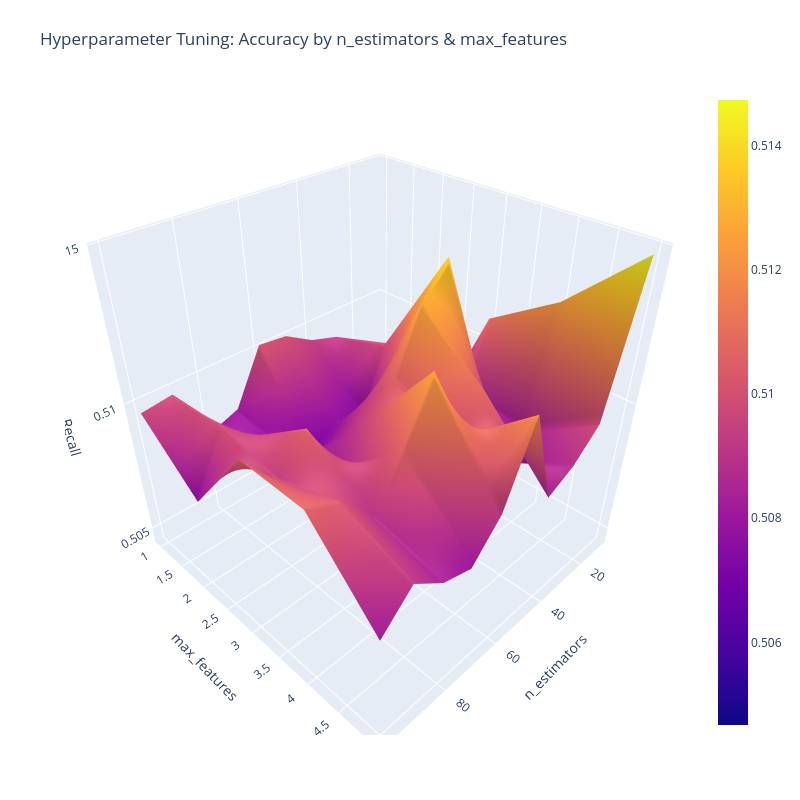

The code cell stored with this chart in its notebook:
### Code cell
import plotly.graph_objects as go

# x = n_estimators (columns)
# y = max_features (rows)
# z = Recall

fig = go.Figure(data=[go.Surface(z=z, x=x, y=y)])

fig.update_layout(
    title='Hyperparameter Tuning: Accuracy by n_estimators & max_features',
    scene=dict(
        xaxis=dict(title='n_estimators'),
        yaxis=dict(title='max_features'),
        zaxis=dict(title='Recall'),
    ),
    autosize=False,
    width=800,
    height=800,
    margin=dict(l=65, r=50, b=65, t=90)
)

fig.show()

### Figure 1 — Plotly figure (JSON) as saved in the notebook; plotly's stock layout.template omitted (floating-point values rounded to 4 significant figures)
{"data": [{"type": "surface", "x": [10, 20, 30, 40, 50, 60, 70, 80, 90, 100], "y": [1, 2, 3, 4, 5], "z": [[0.5047, 0.5068, 0.5091, 0.5094, 0.5101, 0.5102, 0.5082, 0.5078, 0.5098, 0.5097], [0.5052, 0.5069, 0.5099, 0.5073, 0.5078, 0.5072, 0.5076, 0.509, 0.5099, 0.5078], [0.5109, 0.5084, 0.5138, 0.5128, 0.5106, 0.5097, 0.5085, 0.5106, 0.5094, 0.5108], [0.5124, 0.5083, 0.5077, 0.5109, 0.5098, 0.5125, 0.5107, 0.509, 0.5103, 0.5107], [0.5147, 0.5098, 0.5089, 0.5084, 0.5119, 0.5093, 0.5081, 0.5084, 0.5093, 0.5082]]}], "layout": {"autosize": false, "height": 800, "margin": {"b": 65, "l": 65, "r": 50, "t": 90}, "scene": {"xaxis": {"title": {"text": "n_estimators"}}, "yaxis": {"title": {"text": "max_features"}}, "zaxis": {"title": {"text": "Recall"}}}, "title": {"text": "Hyperparameter Tuning: Accuracy by n_estimators & max_features"}, "width": 800}}
